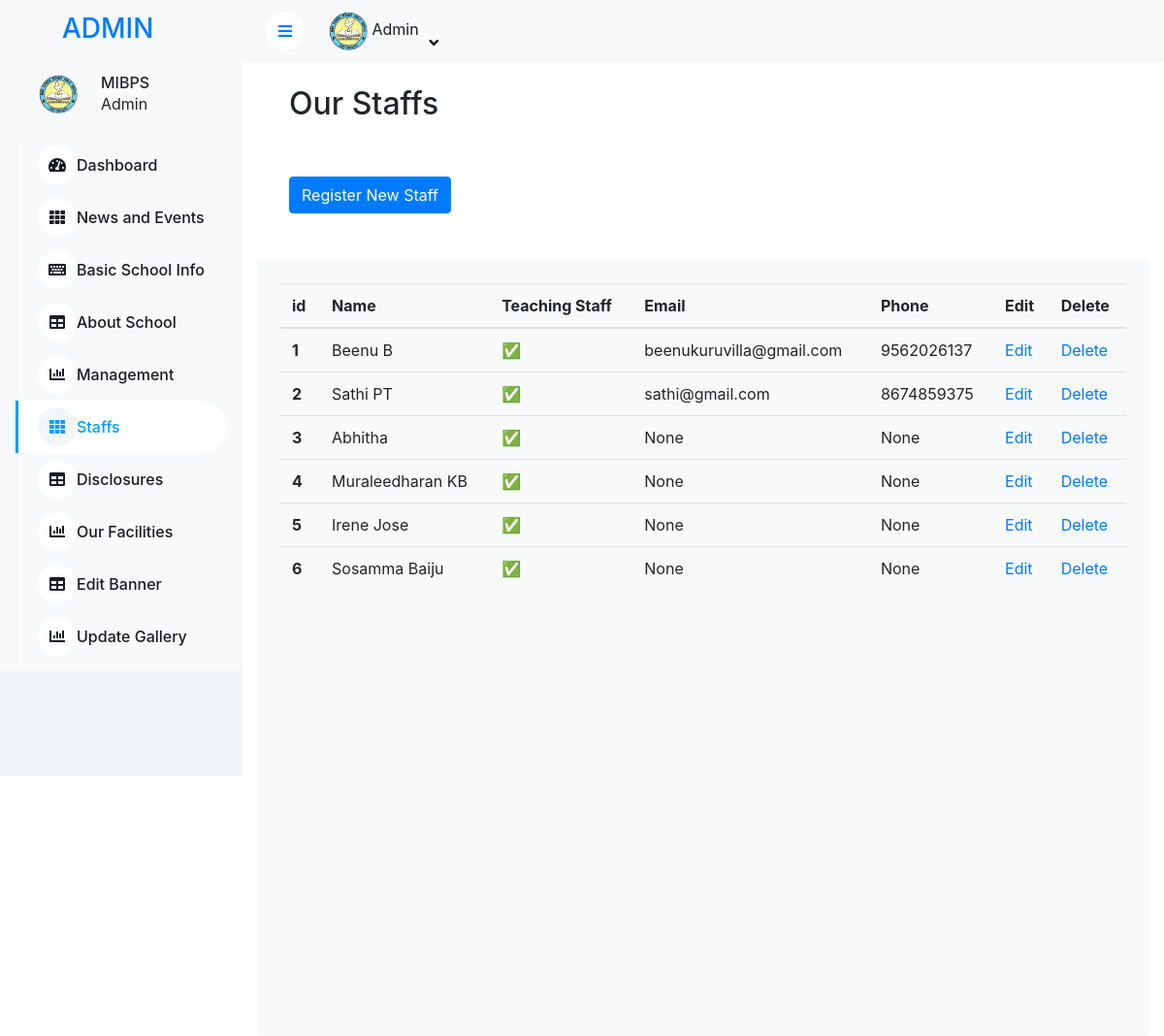
/staffs_list/ (signed in), run on an earlier commit of the app's database.
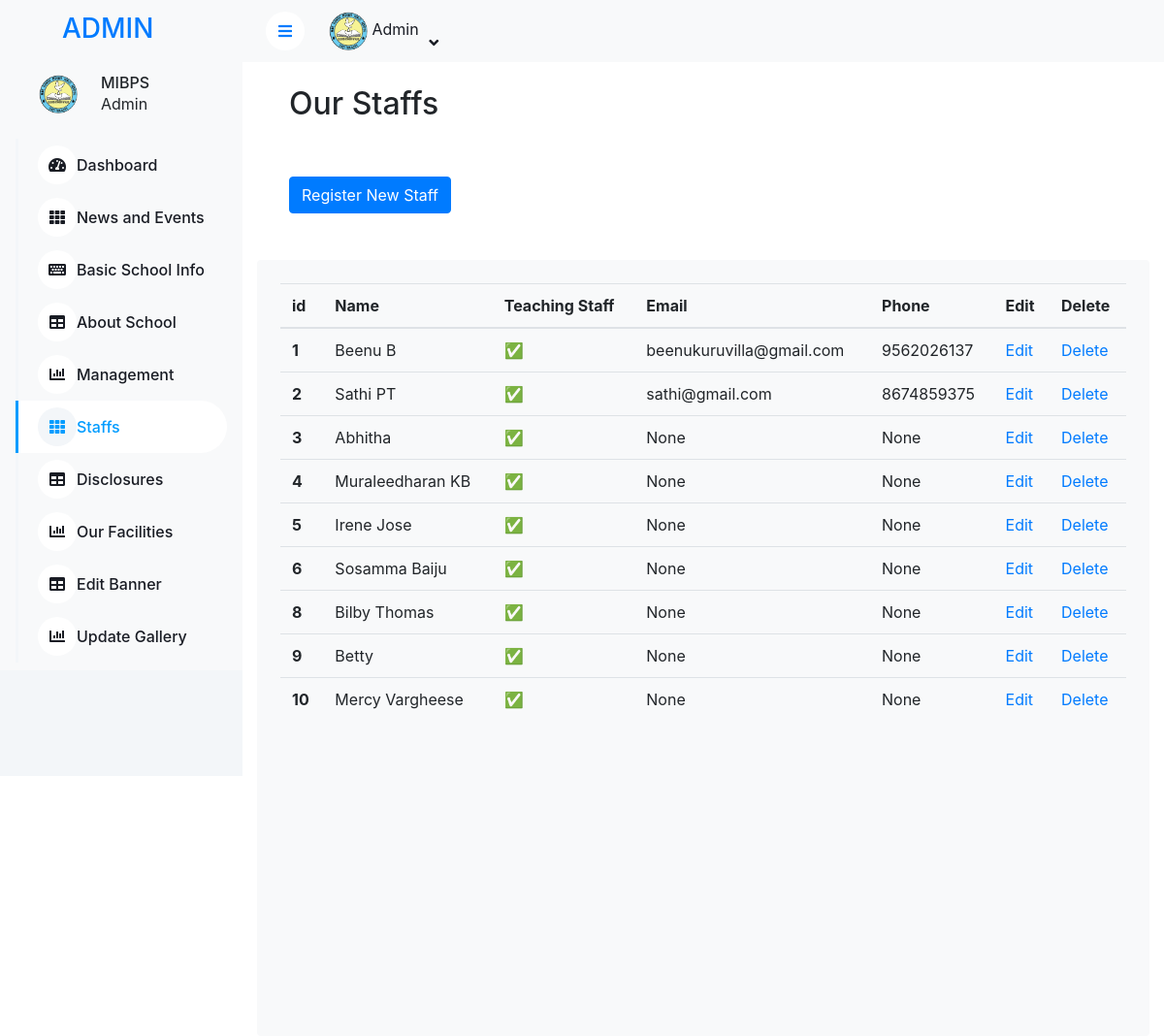
And on a later commit of the database.
### Home/models.py (models this page shows, shortened)
class Staff(models.Model):
    name = models.CharField(max_length=100)
    image = models.ImageField(upload_to='teacher_images/',blank=True,null=True)
    teaching_staff = models.BooleanField(default=True)
    email = models.EmailField(max_length=254, blank=True, null=True)
    phone = models.CharField(max_length=100, blank=True, null=True)
    address_line1 = models.CharField(max_length=255, blank=True, null=True)
    address_line2 = models.CharField(max_length=255, blank=True, null=True)

### Home/views.py (the view)
# urls.py: path('staffs_list/',views.staffs_list,name="staffs_list"),
@login_required
def staffs_list(request):
    staffs = Staff.objects.all()
    return render(request, 'admin1/staffs_list.html', {'staffs': staffs})

### Home/context_processors.py (called while the page is built)
def school_info(request):
    school_info = SchoolInfo.objects.first()  # Assuming there's only one entry
    return {'school_info': school_info}

### templates/admin1/staffs_list.html (shortened to what this page needs)
{% extends "admin1/admin_base.html" %}
{% block content %}
<!DOCTYPE html>
<html lang="en">
<head>
</head>
<body>
    <br>
    <h2 class="mx-5">Our Staffs</h2>
    <a href="{% url 'add_staffs' %}"><button class="btn btn-primary mx-5 my-5">Register New Staff</button> </a>
    <div class="col-12">
        <div class="bg-light rounded h-100 p-4">
            <div class="table-responsive">
                <table class="table">
                    <thead>
                        <tr>
                            <th scope="col">id</th>
                            <th scope="col">Name</th>
                            <th scope="col">Teaching Staff</th>
                            <th scope="col">Email</th>
                            <th scope="col">Phone</th>
                            <th scope="col">Edit</th>
                            <th scope="col">Delete</th>
                        </tr>
                    </thead>
                    <tbody>
                        {% for item in staffs %}
                        <tr>
                            <th scope="row">{{item.id}}</th>
                            <td>{{item.name}}</td>
                            <td>{% if item.teaching_staff %}
                                &#x2705;
                            {% else %}
                                &#x274C;
                            {% endif %}</td>
                            <td>{{item.email}}</td>
                            <td>{{ item.phone }}</td>
                            <td>
                                <a href="{% url 'edit_staffs' item.pk %}">Edit</a>
                            </td>
                            <td>
                                <a href="{% url 'delete_staffs' item.pk %}">Delete</a>
                            </td>
                        </tr>
                        {% endfor %}
                    </tbody>
                </table>
            </div>
        </div>
    </div>
</body>
</html>
{% endblock content %}

What changed in the data, as far as the page shows it:
added Staff: id "8", name "Bilby Thomas", email "None", phone "None"
added Staff: id "9", name "Betty", email "None", phone "None"
added Staff: id "10", name "Mercy Vargheese", email "None", phone "None"
